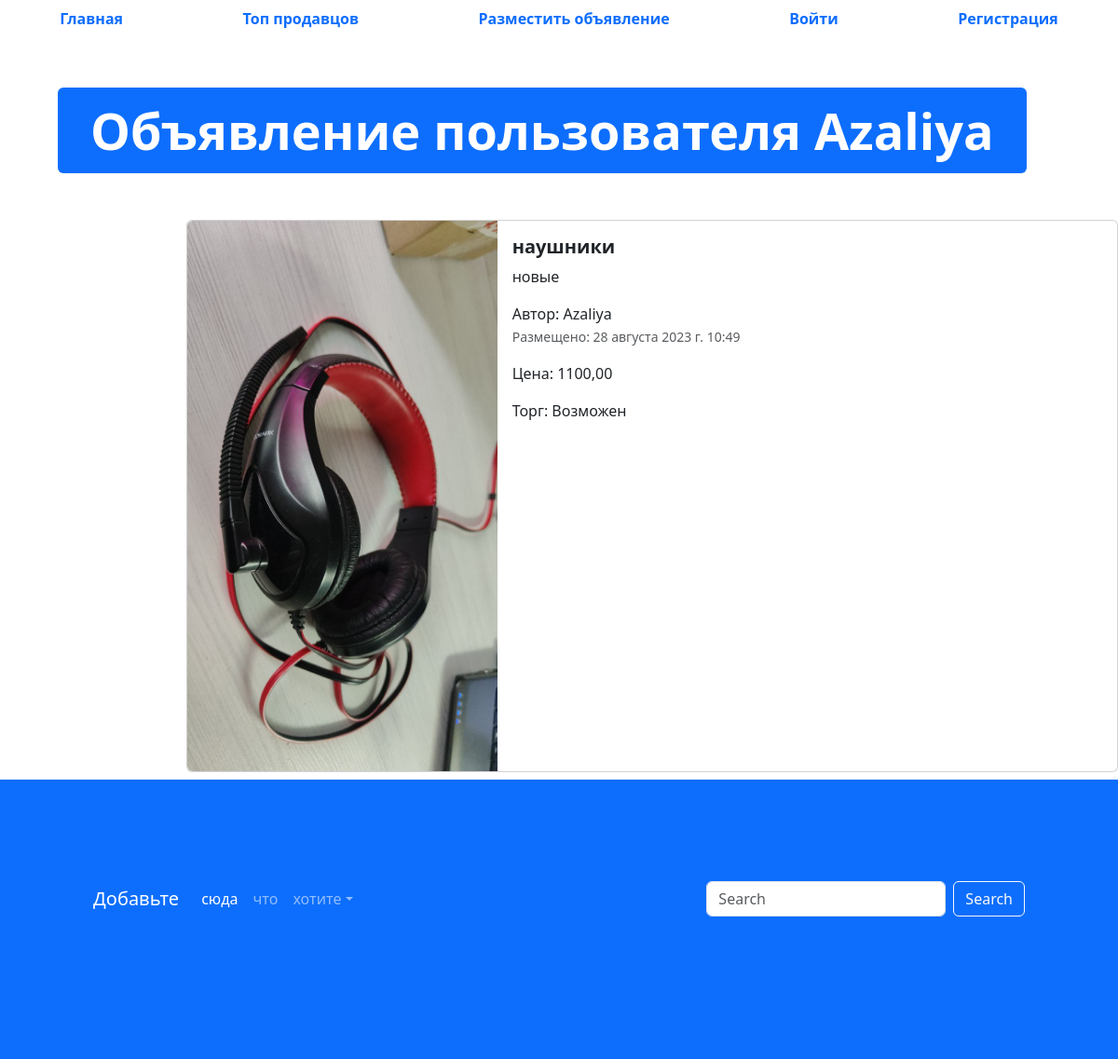
The page /advertisement/19 on the database its author committed.
### app_advertisements/models.py (models this page shows, shortened)
class Advertisement(models.Model):
    title = models.CharField("Заголовок", max_length=128)
    description = models.TextField("Описание")
    price = models.DecimalField("Цена", max_digits=10, decimal_places=2) #IntegerField - целые числа .. DecimalField - плавающиеся
    auction = models.BooleanField("Торг", help_text="Уместен или нет")
    created_at = models.DateTimeField(auto_now_add=True)
    updated_at = models.DateTimeField(auto_now=True)
    user = models.ForeignKey(User, verbose_name="Пользователь", on_delete=models.CASCADE)
    image = models.ImageField("Изображения", upload_to="advertisements/")
    class Meta:
        db_table = 'advertisements'

### app_advertisements/views.py (the view)
# urls.py: path('advertisement/<int:pk>', advertisments_datail, name="adv-detail"),
def advertisments_datail(request, pk):
    advertisement = Advertisement.objects.get(id=pk)
    context = {"adv": advertisement}
    return render(request, 'app_advertisments/advertisement.html', context)

### templates/app_advertisments/advertisement.html (shortened to what this page needs)
{% extends 'base.html' %}
{% load static %}
{% block content %}
  <ul class="nav nav-pills sticky-top bg-white nav-fill">
    <li class="nav-item">
      <a class="nav-link" href={% url 'glav' %}><span style="font-weight: bold;">Главная</span>
    </li>
    <li class="nav-item">
      <a class="nav-link" href={% url 'top_sellers' %}><span style="font-weight: bold;">Топ продавцов</span>
    </li>
    <li class="nav-item">
      <a class="nav-link" href={% url 'advertisement_post' %}><span style="font-weight: bold;">Разместить объявление</span>
    </li>
    {% if user.is_authenticated %}
        <li class="nav-item">
          <a class="nav-link" href={% url 'profile' %}><span style="font-weight: bold;">Профиль</span>
          </a>
        </li>
        <li class="nav-item">
          <a class="nav-link" href={% url 'logout' %}><span style="font-weight: bold;">Выйти</span>
          </a>
        </li>
    {% else %}
        <li class="nav-item">
          <a class="nav-link" href={% url 'login' %}><span style="font-weight: bold;">Войти</span>
        </li>
        <li class="nav-item">
          <a class="nav-link" href={% url 'register' %}><span style="font-weight: bold;">Регистрация</span>
        </li>
    {% endif %}
  </ul>
  <div class="container" style="margin: 50px;">
    <div class="display-2">
      <span class="badge bg-primary">Объявление пользователя {{ adv.user }}</span>
    </div>
  </div>
  <div class="col offset-2">
    <div class="card mb-2" style="max-width: 1200px; margin-top: 20px;">
      <div class="row g-0">
        <div class="col-md-4">
          <a href="#" class="nav-link">
            <img src={% if adv.image %} {{ adv.image.url }} {% else %} {% static "img/adv.png" %} {% endif %} class="img-fluid rounded-start" alt="Card title">
          </a>
        </div>
        <div class="col">
          <div class="card-body">
            <h5 class="card-title">
              <a href="#" class="nav-link"><strong>{{ adv.title }}</strong></a>
            </h5>
            <p class="card-text">
              {{ adv.description }}
            </p>
            <span>Автор: {{adv.user}}</span>
            <p class="card-text"><small class="text-muted">Размещено: {{adv.created_at}}</small></p>
            <span>Цена: {{ adv.price }}</span> </p>
            <span>Торг:  {% if adv.auction %} Возможен {% else %} Неприемлем {% endif %}</span>
          </div>
        </div>
      </div>
    </div>
  </div>
  <footer style="padding: 100px; min-height: 300px;" class="bg-primary">
    <nav class="navbar navbar-expand-sm navbar-dark">
      <a class="navbar-brand" href="#">Добавьте</a>
      <div class="collapse navbar-collapse" id="collapsibleNavId">
        <ul class="navbar-nav me-auto mt-2 mt-lg-0">
          <li class="nav-item">
            <a class="nav-link active" href="#" aria-current="page">сюда</a>
          </li>
          <li class="nav-item">
            <a class="nav-link" href="#">что</a>
          </li>
          <li class="nav-item dropdown">
            <a class="nav-link dropdown-toggle" href="#" id="dropdownId" data-bs-toggle="dropdown" aria-haspopup="true"
              aria-expanded="false">хотите</a>
          </li>
        </ul>
        <form class="d-flex my-2 my-lg-0">
          <input class="form-control me-sm-2" type="text" placeholder="Search">
          <button class="btn btn-outline-light my-2 my-sm-0" type="submit">Search</button>
        </form>
      </div>
    </nav>
  </footer>
  {% endblock %}

### rows shown on the page
Advertisement: user "Azaliya", image (picture), title "наушники", description "новые", created_at "28 августа 2023 г. 10:49", price "1100,00"
